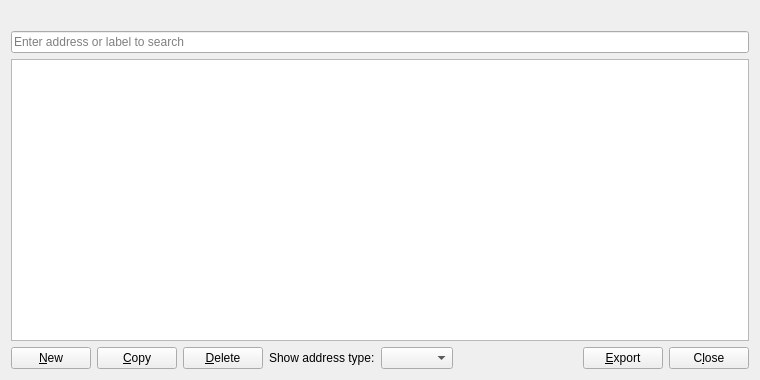
<?xml version="1.0" encoding="UTF-8"?>
<ui version="4.0">
 <class>AddressBookPage</class>
 <widget class="QWidget" name="AddressBookPage">
  <property name="geometry">
   <rect>
    <x>0</x>
    <y>0</y>
    <width>760</width>
    <height>380</height>
   </rect>
  </property>
  <layout class="QVBoxLayout" name="verticalLayout">
   <item>
    <widget class="QLabel" name="labelExplanation">
     <property name="textFormat">
      <enum>Qt::PlainText</enum>
     </property>
     <property name="wordWrap">
      <bool>true</bool>
     </property>
    </widget>
   </item>
   <item>
    <widget class="QLineEdit" name="searchLineEdit">
     <property name="placeholderText">
      <string>Enter address or label to search</string>
     </property>
    </widget>
   </item>
   <item>
    <widget class="QTableView" name="tableView">
     <property name="contextMenuPolicy">
      <enum>Qt::CustomContextMenu</enum>
     </property>
     <property name="toolTip">
      <string>Right-click to edit address or label</string>
     </property>
     <property name="tabKeyNavigation">
      <bool>false</bool>
     </property>
     <property name="alternatingRowColors">
      <bool>true</bool>
     </property>
     <property name="selectionMode">
      <enum>QAbstractItemView::SingleSelection</enum>
     </property>
     <property name="selectionBehavior">
      <enum>QAbstractItemView::SelectRows</enum>
     </property>
     <property name="sortingEnabled">
      <bool>true</bool>
     </property>
     <attribute name="verticalHeaderVisible">
      <bool>false</bool>
     </attribute>
    </widget>
   </item>
   <item>
    <layout class="QHBoxLayout" name="horizontalLayout">
     <item>
      <widget class="QPushButton" name="newAddress">
       <property name="toolTip">
        <string>Create a new address</string>
       </property>
       <property name="text">
        <string>&amp;New</string>
       </property>
       <property name="icon">
        <iconset resource="../bitcoin.qrc">
         <normaloff>:/icons/add</normaloff>:/icons/add</iconset>
       </property>
       <property name="autoDefault">
        <bool>false</bool>
       </property>
      </widget>
     </item>
     <item>
      <widget class="QPushButton" name="copyAddress">
       <property name="toolTip">
        <string>Copy the currently selected address to the system clipboard</string>
       </property>
       <property name="text">
        <string>&amp;Copy</string>
       </property>
       <property name="icon">
        <iconset resource="../bitcoin.qrc">
         <normaloff>:/icons/editcopy</normaloff>:/icons/editcopy</iconset>
       </property>
       <property name="autoDefault">
        <bool>false</bool>
       </property>
      </widget>
     </item>
     <item>
      <widget class="QPushButton" name="deleteAddress">
       <property name="toolTip">
        <string>Delete the currently selected address from the list</string>
       </property>
       <property name="text">
        <string>&amp;Delete</string>
       </property>
       <property name="icon">
        <iconset resource="../bitcoin.qrc">
         <normaloff>:/icons/remove</normaloff>:/icons/remove</iconset>
       </property>
       <property name="autoDefault">
        <bool>false</bool>
       </property>
      </widget>
     </item>
     <item>
      <widget class="QLabel" name="labelAddressType">
       <property name="text">
        <string>Show address type:</string>
       </property>
      </widget>
     </item>
     <item>
      <widget class="QComboBox" name="addressType"/>
     </item>
     <item>
      <spacer name="horizontalSpacer">
       <property name="orientation">
        <enum>Qt::Horizontal</enum>
       </property>
       <property name="sizeHint" stdset="0">
        <size>
         <width>40</width>
         <height>20</height>
        </size>
       </property>
      </spacer>
     </item>
     <item>
      <widget class="QPushButton" name="exportButton">
       <property name="toolTip">
        <string>Export the data in the current tab to a file</string>
       </property>
       <property name="text">
        <string>&amp;Export</string>
       </property>
       <property name="icon">
        <iconset resource="../bitcoin.qrc">
         <normaloff>:/icons/export</normaloff>:/icons/export</iconset>
       </property>
       <property name="autoDefault">
        <bool>false</bool>
       </property>
      </widget>
     </item>
     <item>
      <widget class="QPushButton" name="closeButton">
       <property name="sizePolicy">
        <sizepolicy hsizetype="Minimum" vsizetype="Minimum">
         <horstretch>0</horstretch>
         <verstretch>0</verstretch>
        </sizepolicy>
       </property>
       <property name="text">
        <string>C&amp;lose</string>
       </property>
       <property name="autoDefault">
        <bool>false</bool>
       </property>
      </widget>
     </item>
    </layout>
   </item>
  </layout>
 </widget>
 <resources>
  <include location="../bitcoin.qrc"/>
 </resources>
 <connections/>
</ui>
